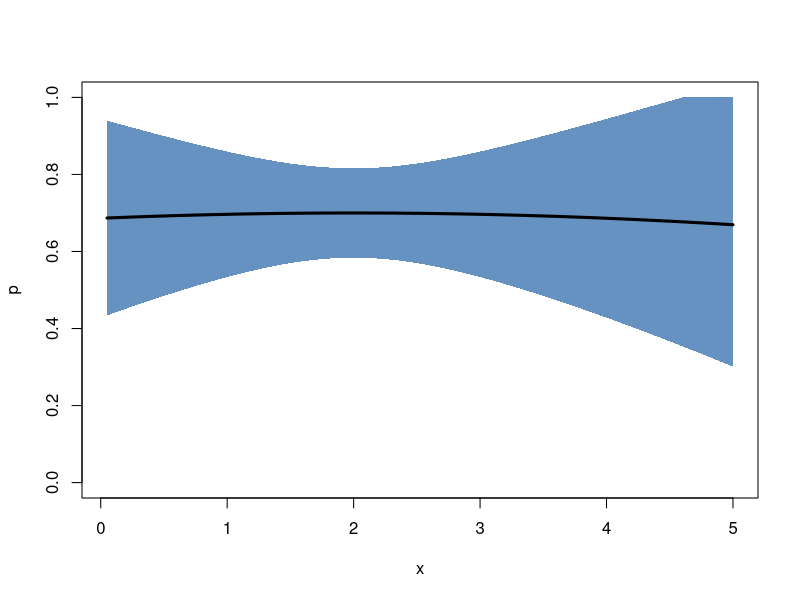
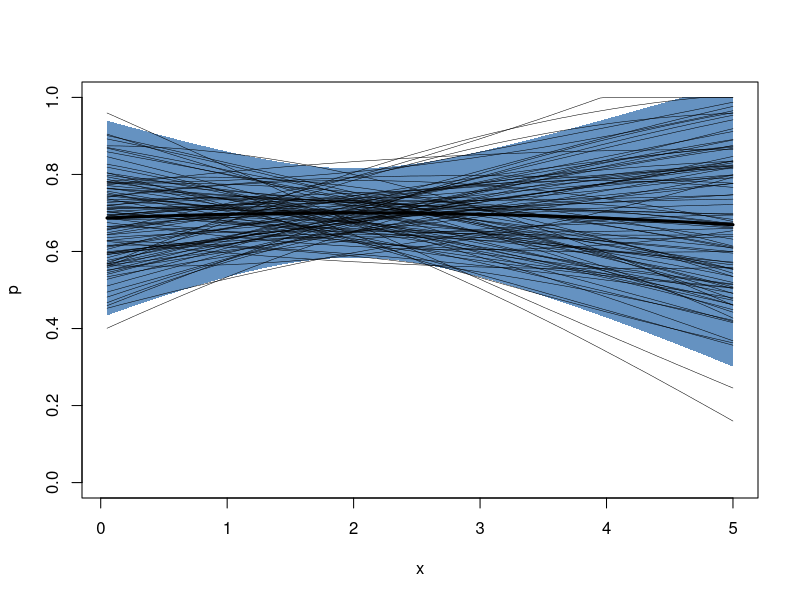
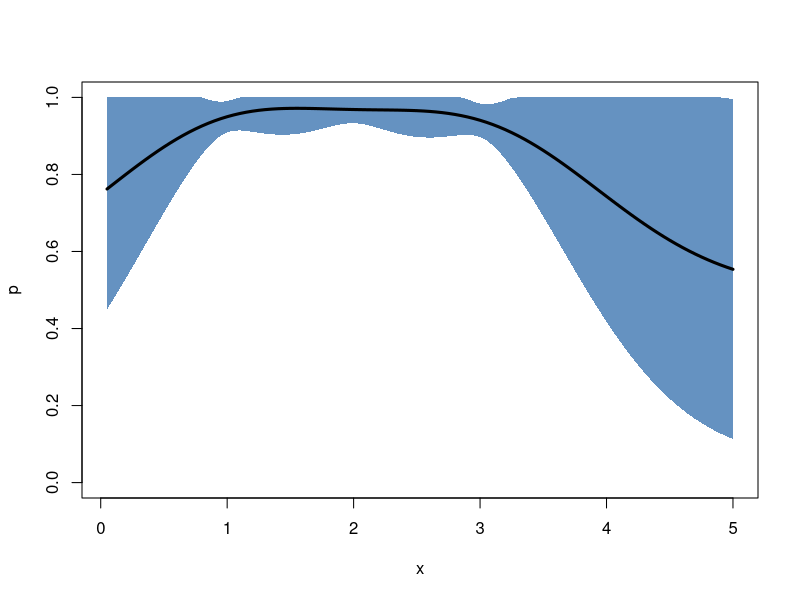
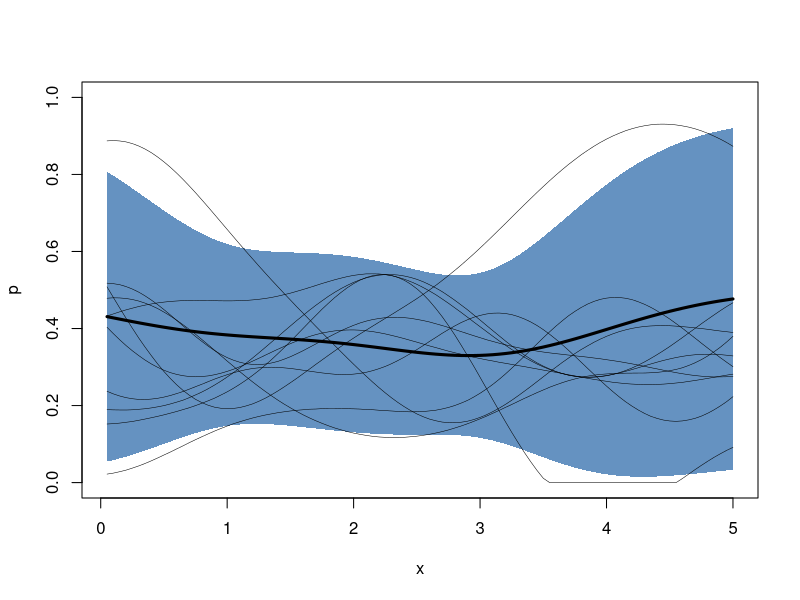

The R script that drew these images, in order:

require("mvtnorm")
require("Matrix")

new.gp <- function(x, mu.prior, kernelf)
{
  mu <- rep(mu.prior[1], length(x))
  
  gp <- list(x        = x,              # where to evaluate the gp
             kernelf  = kernelf,        # kernel function
             mu.prior = mu.prior,       # prior mean
             mu       = mu,             # mean
             sigma    = as.matrix(nearPD(kernelf(x, x))$mat))
  class(gp) <- "gp"

  return (gp)
}

kernel.exponential <- function(var, l)
{
  f <- function(x, y) {
    n <- length(x)
    m <- length(y)
    result      <- matrix(0.0, n*m)
    dim(result) <- c(n, m)
    for (i in 1:n) {
      for (j in 1:m) {
        result[i,j] <- var*exp(-1.0/(2.0*l^2)*(x[i]-y[j])^2)
      }
    }
    return (result)
  }
  return (f)
}

posterior <- function(gp, ...)
{
  UseMethod("posterior")
}

posterior.gp <- function(gp, xp, yp, noise=NULL)
{
  if (length(xp) > 0) {
    k0 <- gp$kernelf(xp, xp)     # K(X , X )
    k1 <- gp$kernelf(xp, gp$x)   # K(X , X*)
    k2 <- t(k1)                  # K(X*, X )
    k3 <- gp$kernelf(gp$x, gp$x) # K(X*, X*)

    mu <- gp$mu.prior

    # add noise to measurements?
    print (noise)
    if (is.null(noise)) {
      A <- k0
    }
    else if (length(noise) == 1) {
      A <- k0 + noise
    }
    else {
      A <- k0 + diag(noise)
    }
    L        <- chol(A)
    Linv     <- solve(L)

    gp$mu    <- drop(mu + (k2 %*% Linv) %*% (t(Linv) %*% (yp - mu)))
    gp$sigma <- k3 - (k2 %*% Linv) %*% (t(Linv) %*% k1)

    # the resulting matrix is usually not positive definite due to
    # numerical errors; use nearPD to compute the nearest positive
    # definite matrix
    gp$sigma <- as.matrix(nearPD(gp$sigma)$mat)
  }
  return (gp)
}

samples <- function(gp, ...)
{
  UseMethod("samples")
}

samples.gp <- function(gp, n=1)
{
  x <- rmvnorm(n=n, mean=gp$mu, sigma=gp$sigma, method="chol")

  return (x)
}

bound <- function(line, range=c(0,1))
{
  # bound function values in the inverval given by range
  tmp0 <- sapply(line, function(x) min(x, range[2]))
  tmp1 <- sapply(tmp0, function(x) max(x, range[1]))
  return (tmp1)
}

plot.gp <- function(gp, samples=NULL)
{
  col <- rgb(8/255, 81/255, 156/255, alpha=0.625)
  
  plot(gp$x, gp$mu, 'n', xlab="x", ylab="p", ylim=c(0,1))

  var <- diag(gp$sigma)
  z1  <- bound(gp$mu + 2*sqrt(var))
  z2  <- bound(gp$mu - 2*sqrt(var))
  
  polygon(c(gp$x, rev(gp$x)), c(z1, rev(z2)),
     col = col, border = NA)

  lines(gp$x, gp$mu, 'l', lwd=3)

  if (!is.null(samples)) {
    for (i in 1:dim(samples)[1]) {
      lines(gp$x, bound(samples[i,]), 'l', lwd=0.5)
    }
  }
}

# Example
################################################################################

gp <- new.gp(1:100/20, 0.0, kernel.exponential(1, 10))

xp <- c(1, 2, 3)
yp <- c(0.7, 0.7, 0.7)
# measurement noise
ep <- c(0.01, 0.01, 0.01)

gp <- posterior(gp, xp, yp, ep)

plot(gp)

plot(gp, samples(gp, 100))

# Experiment
################################################################################

new.experiment <- function(alpha)
{
  experiment        <- list(alpha   = alpha,     # Dirichlet pseudo counts
                            data    = new.env()) # experimental data
  class(experiment) <- "experiment"

  return (experiment)
}

add.measurement <- function(experiment, ...)
{
  UseMethod("add.measurement")
}

add.measurement.experiment <- function(experiment, x, counts)
{
  key <- toString(x)

  if (is.null(experiment$data[[key]])) {
    experiment$data[[key]] <- counts
  }
  else {
    experiment$data[[key]] <- experiment$data[[key]] + counts
  }
}

dirichlet.moments <- function(alpha)
{
  expectation <- rep(0, length(alpha))
  variance    <- rep(0, length(alpha))

  alpha0      <- sum(alpha)
  
  for (i in 1:length(alpha)) {
    expectation[i] <- alpha[i]/alpha0
    variance[i]    <- alpha[i]*(alpha0 - alpha[i])/(alpha0^2*(alpha0 + 1))
  }
  
  result <- list(expectation = expectation, variance = variance)

  return (result)
}

posterior.experiment <- function(experiment, x, l)
{
  # get prior pseudocounts
  alpha             <- experiment$alpha
  # determine prior expectation and standard deviation
  prior.moments     <- dirichlet.moments(alpha)
  # the prior expectation sets the mean of the GP
  prior.expectation <- prior.moments$expectation[1]
  # and the variance is used in the kernel function
  prior.variance    <- prior.moments$variance[1]
  # generate a kernel which is limited by the prior variance
  kernelf           <- kernel.exponential(prior.variance, l)
  # construct the gaussian process
  gp                <- new.gp(x, prior.expectation, kernelf)

  if (length(experiment$data) > 0) {
    # we have measurements...
    xp <- c() # position
    yp <- c() # mean
    ep <- c() # variance

    for (key in ls(envir=experiment$data)) {
      xt      <- as.numeric(key)
      counts  <- experiment$data[[key]]

      moments <- dirichlet.moments(counts + alpha)

      xp <- append(xp, xt)
      yp <- append(yp, moments$expectation[1])
      ep <- append(ep, moments$variance[1])
    }
    # compute the posterior of the gaussian process
    gp <- posterior(gp, xp, yp, ep)
  }

  return (gp)
}

# Example
################################################################################

e <- new.experiment(c(2.0,2.0))
add.measurement(e, 1, c(100,3))
add.measurement(e, 2, c( 90,1))
add.measurement(e, 3, c(100,4))

gp <- posterior(e, 1:100/20, 1.0)
plot(gp)

e <- new.experiment(c(2.0,2.0))
add.measurement(e, 1, c( 1,4))
add.measurement(e, 2, c( 1,3))
add.measurement(e, 3, c( 1,6))

gp <- posterior(e, 1:100/20, 1.0)
plot(gp, samples(gp, 10))

# Information measures
################################################################################

kl.divergence <- function(gp, ...)
{
  UseMethod("kl.divergence")
}

kl.divergence.gp <- function(gp0, gp1)
{
  mu0    <- gp0$mu
  mu1    <- gp1$mu
  sigma0 <- gp0$sigma
  sigma1 <- gp1$sigma

  N      <- length(mu0)

  L0inv  <- solve(chol(sigma0))
  L1inv  <- solve(chol(sigma1))
  
  tmp1   <- log(det((sigma1 %*% L0inv) %*% t(L0inv)))
  tmp2   <- sum(diag(L1inv %*% (t(L1inv) %*% sigma0)))
  tmp3   <- (mu0 - mu1) %*% (L1inv %*% (t(L1inv) %*% (mu0 - mu1)))
  
  return (1/2*drop(tmp1 + tmp2 + tmp3 - N))
}

# Example
################################################################################

e <- new.experiment(c(2.0,2.0))
#add.measurement(e, 1, c( 1,4))
#add.measurement(e, 2, c( 1,3))
gp0 <- posterior(e, 1:100/20, 1.0)

add.measurement(e, 2, c( 0,1))
gp1 <- posterior(e, 1:100/20, 1.0)

add.measurement(e, 2.5, c( 0,1))
gp2 <- posterior(e, 1:100/20, 1.0)

kl.divergence(gp0, gp1)
kl.divergence(gp0, gp2)
